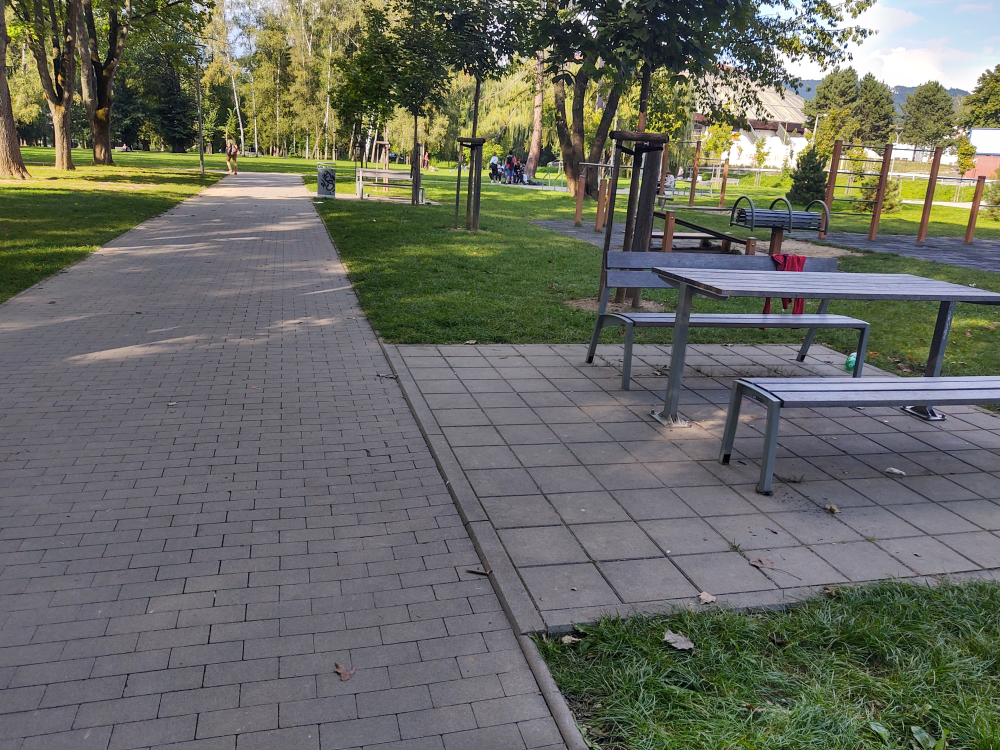
#> input picture experiments/transformations/images/image_2.jpg, 4000 x 3000 px (shown at 1/4 size)
$ python test.py
#> lines starting #> are read from the running program, lines starting #| are printed output that depends on the picture
### experiments/transformations/load_images.py
import numpy
from PIL import Image, ImageFilter


class LoadImageTransformed:
    def __init__(self, file_name, height = 256, width = 256, source_height = 960, source_width = 1280, augmentations_count = 4):
#> called with file_name = 'images/image_2.jpg', height = 256, width = 256, source_height = 480, source_width = 640, augmentations_count = 8
        self.height             = height
        self.width              = width
        self.source_height      = source_height
        self.source_width       = source_width

        image       = Image.open(file_name).convert("RGB")
#> image is the input picture: PIL image 4000x3000 RGB; mean R, G, B 104.6, 106.6, 97.5
        image       = image.resize((source_width, source_height))
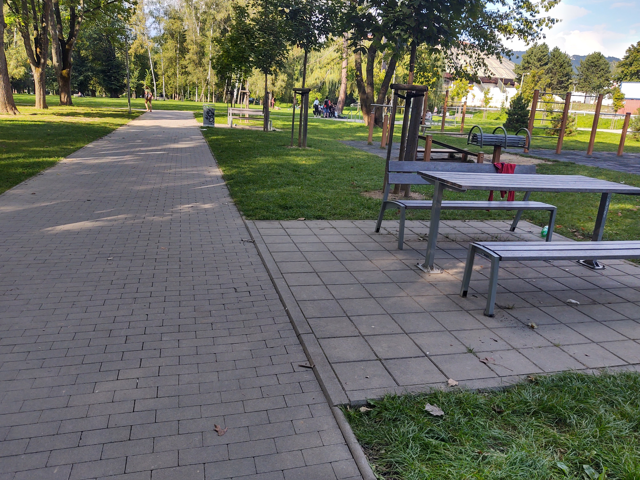
#> image: PIL image 640x480 RGB; mean R, G, B 104.6, 106.6, 97.5

        images_aug, target = self._make_transformations(image, augmentations_count)
#> the loop in _make_transformations, `for i in range(augmentation_count):` made 8 passes
#> transformation on passes 1 to 8: [-0.00781, -0.00391, 0, 1], [0.00781, -0.0391, 0, 1], [-0.309, 0.0234, 0, 1], [0.0195, -0.0117, 0, 1], [0.0391, -0.0352, 0, 1], [-0.277, 0.383, 0, 1], [-0.0234, 0.043, 0, 1], [-0.234, 0.285, 0, 1]
#> pass 1, in _create_transformed, `image_res = image_res.crop((ax, ay, bx, by))`:
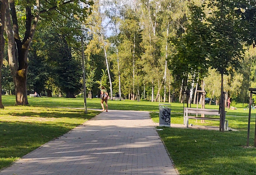
#> image_res: PIL image 256x175 RGB; mean R, G, B 105.4, 106.3, 75
#> pass 1, in _create_transformed, `image_res = image_res.resize((self.width, self.height))`:
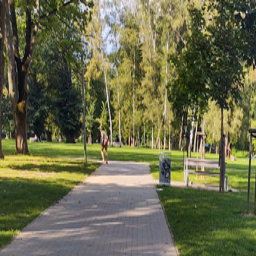
#> image_res: PIL image 256x256 RGB; mean R, G, B 105.4, 106.3, 75
#> pass 1, in _create_transformed (call 2), `image_res = image_res.crop((ax, ay, bx, by))`:
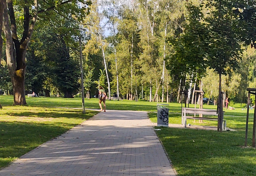
#> image_res: PIL image 256x176 RGB; mean R, G, B 105.4, 106.4, 75.2
#> pass 1, in _create_transformed (call 2), `image_res = image_res.resize((self.width, self.height))`:
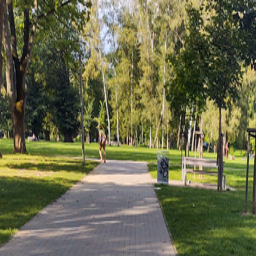
#> image_res: PIL image 256x256 RGB; mean R, G, B 105.4, 106.4, 75.2
#> after the loop in _make_transformations, `for i in range(augmentation_count):`: transformations_result = [[-0.00781, -0.00391, 0, 1], [0.00781, -0.0391, 0, 1], [-0.309, 0.0234, 0, 1], [0.0195, -0.0117, 0, 1], [0.0391, -0.0352, 0, 1], [-0.277, 0.383, 0, 1], [-0.0234, 0.043, 0, 1], [-0.234, 0.285, 0, 1]]
#> target has the same summary as transformations_result in _make_transformations

        self.images = images_aug/256.0
        self.target = target
#> self.target has the same summary as transformations_result in _make_transformations


    def _make_transformations(self, image_in, augmentation_count):
        images_result           = numpy.zeros((augmentation_count, 2, 3, self.height, self.width), dtype=numpy.uint8)
        transformations_result  = numpy.zeros((augmentation_count, 4))

        for i in range(augmentation_count):
            image_a, image_b, transformation = self._make_transformation(image_in)

            images_result[i][0]       = image_a
            images_result[i][1]       = image_b
            transformations_result[i] = transformation

        return images_result, transformations_result


    def _make_transformation(self, image_in):
        max_distance = 0.5
        ax = numpy.random.randint(0, self.source_width - self.width//2)
        ay = numpy.random.randint(0, self.source_height - self.height//2)
        image_a, angle_a, zoom_a = self._create_transformed(image_in, ax, ay)

        if numpy.random.rand() < 0.5:
            bx = int(ax + self._rnd(-max_distance*self.width, max_distance*self.width))
            by = int(ay + self._rnd(-max_distance*self.height, max_distance*self.height))
        else:
            bx = int(ax + self._rnd(-max_distance*0.1*self.width, max_distance*0.1*self.width))
            by = int(ay + self._rnd(-max_distance*0.1*self.height, max_distance*0.1*self.height))

        image_b, angle_b, zoom_b = self._create_transformed(image_in, bx, by)

        transformation      = numpy.zeros(4, )
        transformation[0]   = (ax - bx)/self.width
        transformation[1]   = (ay - by)/self.height
        transformation[2]   = (angle_a - angle_b)*numpy.pi/180.0
        transformation[3]   = zoom_a/zoom_b

        return image_a, image_b, transformation


    def _create_transformed(self, image_in, x, y):

        angle   = 0 #self._rnd(-10.0, 10.0)
        zoom    = 1 #self._rnd(0.9, 1.1)

        ax      = int(x - 0.5*zoom*self.width)
        ay      = int(y - 0.5*zoom*self.height)
        bx      = int(x + 0.5*zoom*self.width)
        by      = int(y + 0.5*zoom*self.height)

        if ax < 0:
            ax = 0

        if bx > self.source_width-1:
            bx = self.source_width-1

        if ay < 0:
            ay = 0

        if by > self.source_height-1:
            by = self.source_height-1

        #random rotation
        image_res = image_in.rotate(angle)

        #random zoom
        image_res = image_res.crop((ax, ay, bx, by))

        #fit to scale
        image_res = image_res.resize((self.width, self.height))

        image_res   = numpy.array(image_res)
        image_res   = numpy.moveaxis(image_res, 2, 0)

        return image_res, angle, zoom

    def _rnd(self, min_value, max_value):
        return (max_value - min_value)*numpy.random.rand() + min_value

### experiments/transformations/models/model_0/model.py
import torch
import torch.nn as nn

class Create(torch.nn.Module):

    def __init__(self, input_shape, output_shape):
        super(Create, self).__init__()

        self.device = torch.device("cuda" if torch.cuda.is_available() else "cpu")

        self.fc_size = 512*(input_shape[2]//128)*(input_shape[3]//128)

        self.layers = [
            nn.Conv2d(2*input_shape[1], 16, kernel_size = 7, stride = 2, padding = 3),
            nn.ReLU(),

            self.conv_bn(16, 32, 2),
            self.conv_bn(32, 64, 2),
            self.conv_bn(64, 128, 2),
            self.conv_bn(128, 256, 2),
            self.conv_bn(256, 256, 2),
            self.conv_bn(256, 512, 2),

            nn.Flatten(),

            nn.Dropout(0.2),

            nn.Linear(self.fc_size, 256),
            nn.ReLU(),
            nn.Linear(256, output_shape[0])
        ]

        for i in range(len(self.layers)):
            if hasattr(self.layers[i], "weight"):
                torch.nn.init.xavier_uniform_(self.layers[i].weight)
                torch.nn.init.zeros_(self.layers[i].bias)

        self.model = nn.Sequential(*self.layers)
        self.model.to(self.device)

        print(self.model)


    # [4 lines left out: function forward, not called in this run]

    def save(self, path):
        torch.save(self.model.state_dict(), path + "model.pt")

    def load(self, path):
        self.model.load_state_dict(torch.load(path + "model.pt", map_location = self.device))
        self.model.eval()

    # [5 lines left out: function conv_bn, not called in this run]


# [16 lines that do not run on import are left out]

### experiments/transformations/test.py
import numpy
import torch
from PIL import Image
import load_images

import models.model_0.model as Model


def show_image(image_np):
    image   = (255.0*image_np).astype(numpy.uint8)
    image   = numpy.moveaxis(image, 0, 2)
    im      = Image.fromarray(image, 'RGB')
    im.show()

loader = load_images.LoadImageTransformed("images/image_2.jpg", 256, 256, 480, 640, augmentations_count = 8)

x_input = loader.images
y_target = loader.target
#> y_target has the same summary as transformations_result in _make_transformations

show_image(x_input[0][0])
show_image(x_input[0][1])


model = Model.Create((2, 3, 256, 256), (4, ))
#> (the run stopped early here; a loop or call above may not have finished)

$ run again, with experiments/transformations/images/image_0.jpg copied over experiments/transformations/images/image_2.jpg
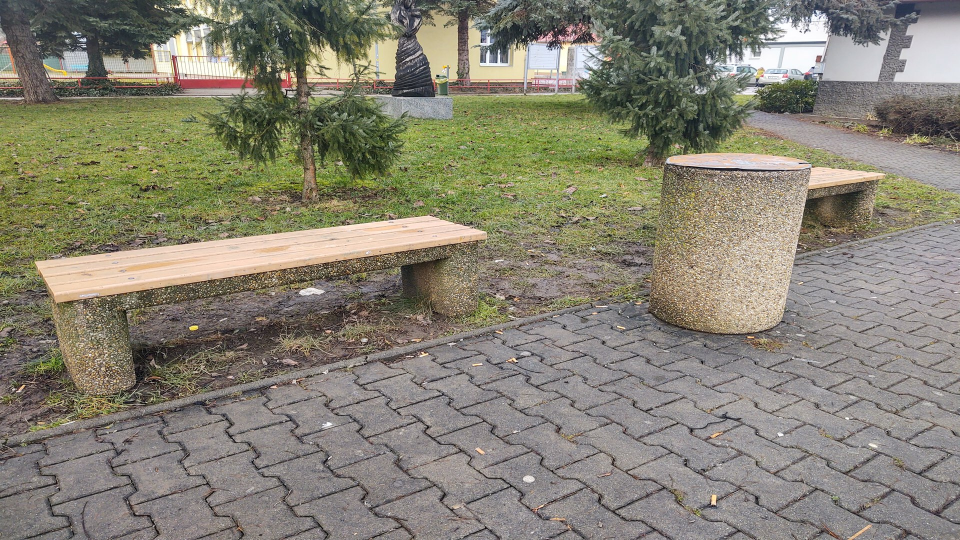
#> input picture experiments/transformations/images/image_0.jpg, 1920 x 1080 px (shown at 1/2 size)
#> in __init__, image is the input picture: PIL image 1920x1080 RGB; mean R, G, B 134.4, 130.5, 115.5
#> the loop in _make_transformations, `for i in range(augmentation_count):` made 8 passes
#> transformation on passes 1 to 8: [-0.00781, -0.00391, 0, 1], [0.00781, -0.0391, 0, 1], [-0.309, 0.0234, 0, 1], [0.0195, -0.0117, 0, 1], [0.0391, -0.0352, 0, 1], [-0.277, 0.383, 0, 1], [-0.0234, 0.043, 0, 1], [-0.234, 0.285, 0, 1]
#> pass 1, in _create_transformed, `image_res = image_res.resize((self.width, self.height))`:
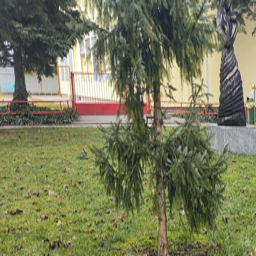
#> image_res: PIL image 256x256 RGB; mean R, G, B 118.6, 121.8, 89.7
#> pass 1, in _create_transformed (call 2), `image_res = image_res.resize((self.width, self.height))`:
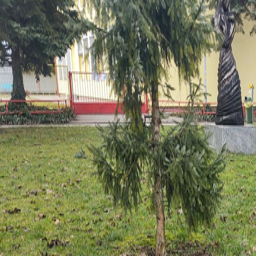
#> image_res: PIL image 256x256 RGB; mean R, G, B 118.9, 122, 89.8
#> after the loop in _make_transformations, `for i in range(augmentation_count):`: transformations_result = [[-0.00781, -0.00391, 0, 1], [0.00781, -0.0391, 0, 1], [-0.309, 0.0234, 0, 1], [0.0195, -0.0117, 0, 1], [0.0391, -0.0352, 0, 1], [-0.277, 0.383, 0, 1], [-0.0234, 0.043, 0, 1], [-0.234, 0.285, 0, 1]]
#> target has the same summary as transformations_result in _make_transformations
#> self.target has the same summary as transformations_result in _make_transformations
#> y_target has the same summary as transformations_result in _make_transformations

$ run again, with experiments/transformations/images/image_1.jpg copied over experiments/transformations/images/image_2.jpg
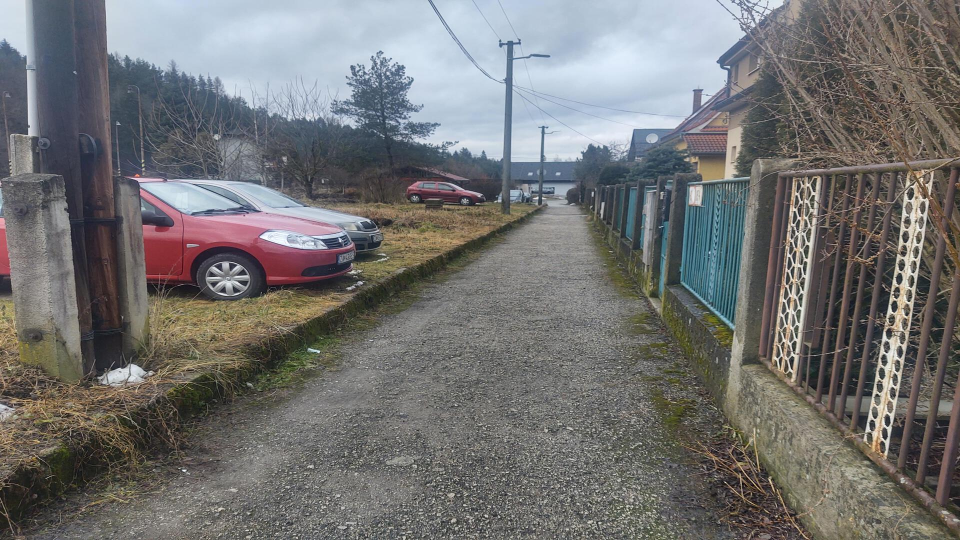
#> input picture experiments/transformations/images/image_1.jpg, 1920 x 1080 px (shown at 1/2 size)
#> in __init__, image is the input picture: PIL image 1920x1080 RGB; mean R, G, B 114.9, 114.5, 114
#> in __init__, `image       = image.resize((source_width, source_height))`:
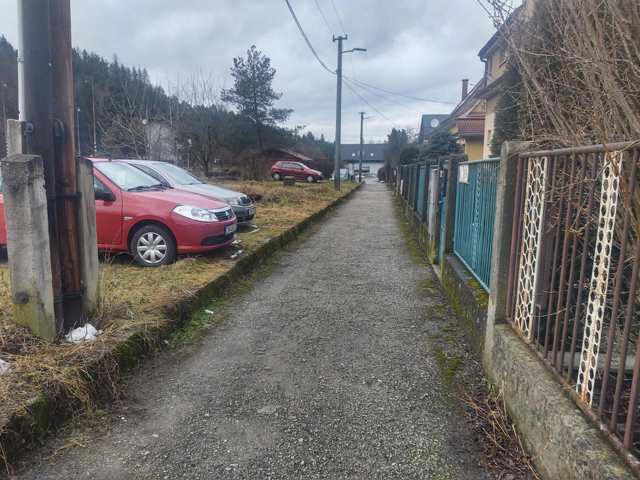
#> image: PIL image 640x480 RGB; mean R, G, B 114.9, 114.5, 114
#> the loop in _make_transformations, `for i in range(augmentation_count):` made 8 passes
#> transformation on passes 1 to 8: [-0.00781, -0.00391, 0, 1], [0.00781, -0.0391, 0, 1], [-0.309, 0.0234, 0, 1], [0.0195, -0.0117, 0, 1], [0.0391, -0.0352, 0, 1], [-0.277, 0.383, 0, 1], [-0.0234, 0.043, 0, 1], [-0.234, 0.285, 0, 1]
#> pass 1, in _create_transformed (call 2), `image_res = image_res.resize((self.width, self.height))`:
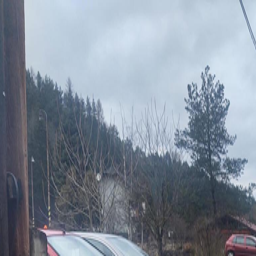
#> image_res: PIL image 256x256 RGB; mean R, G, B 131.1, 141.1, 154.4
#> after the loop in _make_transformations, `for i in range(augmentation_count):`: transformations_result = [[-0.00781, -0.00391, 0, 1], [0.00781, -0.0391, 0, 1], [-0.309, 0.0234, 0, 1], [0.0195, -0.0117, 0, 1], [0.0391, -0.0352, 0, 1], [-0.277, 0.383, 0, 1], [-0.0234, 0.043, 0, 1], [-0.234, 0.285, 0, 1]]
#> target has the same summary as transformations_result in _make_transformations
#> self.target has the same summary as transformations_result in _make_transformations
#> y_target has the same summary as transformations_result in _make_transformations

$ run again, with experiments/transformations/images/image_3.jpg copied over experiments/transformations/images/image_2.jpg
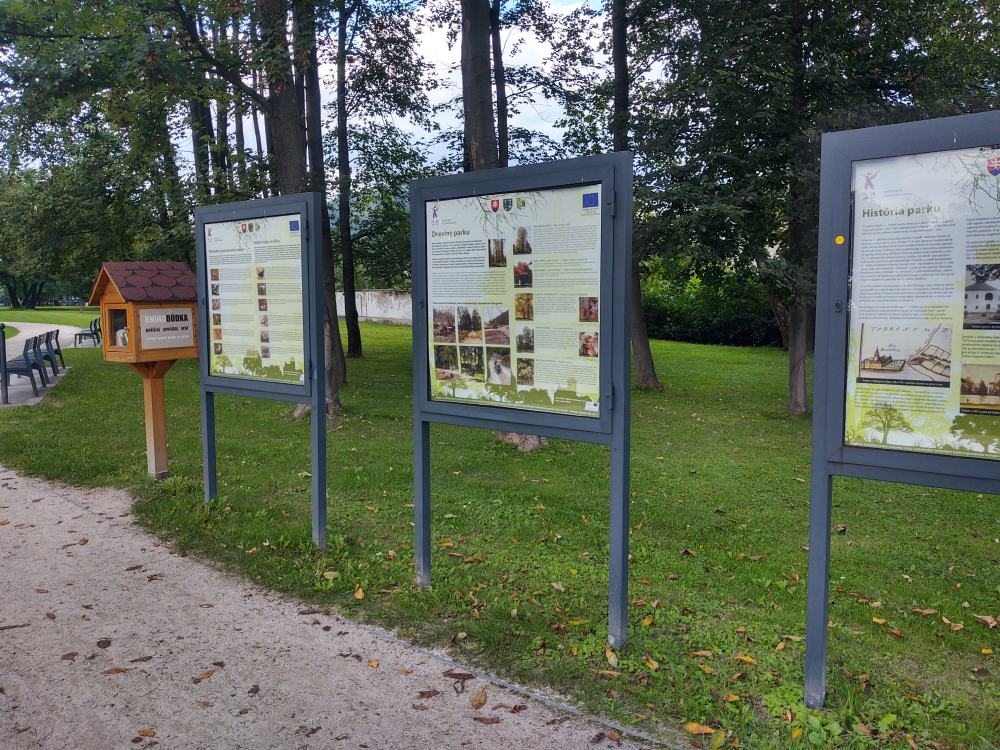
#> input picture experiments/transformations/images/image_3.jpg, 4000 x 3000 px (shown at 1/4 size)
#> in __init__, image is the input picture: PIL image 4000x3000 RGB; mean R, G, B 96, 103.7, 88.1
#> the loop in _make_transformations, `for i in range(augmentation_count):` made 8 passes
#> transformation on passes 1 to 8: [-0.00781, -0.00391, 0, 1], [0.00781, -0.0391, 0, 1], [-0.309, 0.0234, 0, 1], [0.0195, -0.0117, 0, 1], [0.0391, -0.0352, 0, 1], [-0.277, 0.383, 0, 1], [-0.0234, 0.043, 0, 1], [-0.234, 0.285, 0, 1]
#> pass 1, in _create_transformed, `image_res = image_res.resize((self.width, self.height))`:
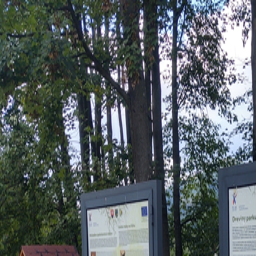
#> image_res: PIL image 256x256 RGB; mean R, G, B 88.4, 96.8, 99.2
#> pass 1, in _create_transformed (call 2), `image_res = image_res.resize((self.width, self.height))`:
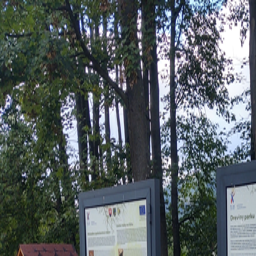
#> image_res: PIL image 256x256 RGB; mean R, G, B 88.6, 97, 99.5
#> after the loop in _make_transformations, `for i in range(augmentation_count):`: transformations_result = [[-0.00781, -0.00391, 0, 1], [0.00781, -0.0391, 0, 1], [-0.309, 0.0234, 0, 1], [0.0195, -0.0117, 0, 1], [0.0391, -0.0352, 0, 1], [-0.277, 0.383, 0, 1], [-0.0234, 0.043, 0, 1], [-0.234, 0.285, 0, 1]]
#> target has the same summary as transformations_result in _make_transformations
#> self.target has the same summary as transformations_result in _make_transformations
#> y_target has the same summary as transformations_result in _make_transformations
